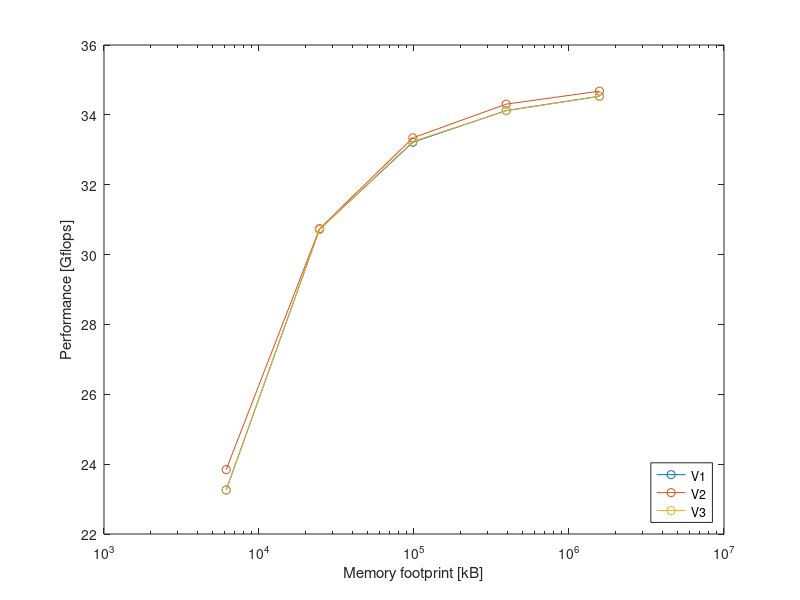

Reproduce this figure in MATLAB.
clear; close all;
data = importdata('gpu3-v1.txt');

A = [zeros(size(data.rowheaders)) data.data];
B = unique(data.textdata);

for i = 1:length(data.textdata)
    A(i,1) = find(strcmp(B,data.textdata{i}));
end

I = false(length(A),length(B));
for i = 1:length(B)
    I(:,i) = A(:,1) == i;
end

data = importdata('gpu3-v2.txt');

C = [zeros(size(data.rowheaders)) data.data];
D = unique(data.textdata);

for i = 1:length(data.textdata)
    C(i,1) = find(strcmp(D,data.textdata{i}));
end

I = false(length(C),length(D));
for i = 1:length(D)
    I(:,i) = C(:,1) == i;
end

data = importdata('gpu3-v3.txt');

E = [zeros(size(data.rowheaders)) data.data];
F = unique(data.textdata);

for i = 1:length(data.textdata)
    E(i,1) = find(strcmp(F,data.textdata{i}));
end

I = false(length(E),length(F));
for i = 1:length(F)
    I(:,i) = C(:,1) == i;
end
A(1:5,3) = A(1:5,3)/1000;
C(1:5,3) = C(1:5,3)/1000;
E(1:5,3) = E(1:5,3)/1000;

semilogx(A(1:5,2), A(1:5,3),'-o');
hold on
semilogx(C(1:5,2),C(1:5,3),'-o');
semilogx(E(1:5,2),E(1:5,3),'-o');

xlabel('Memory footprint [kB]'); ylabel('Performance [Gflops]');
legend('V1','V2','V3','Location','southeast');
print('gpu3_v1v2v3','-dpng')